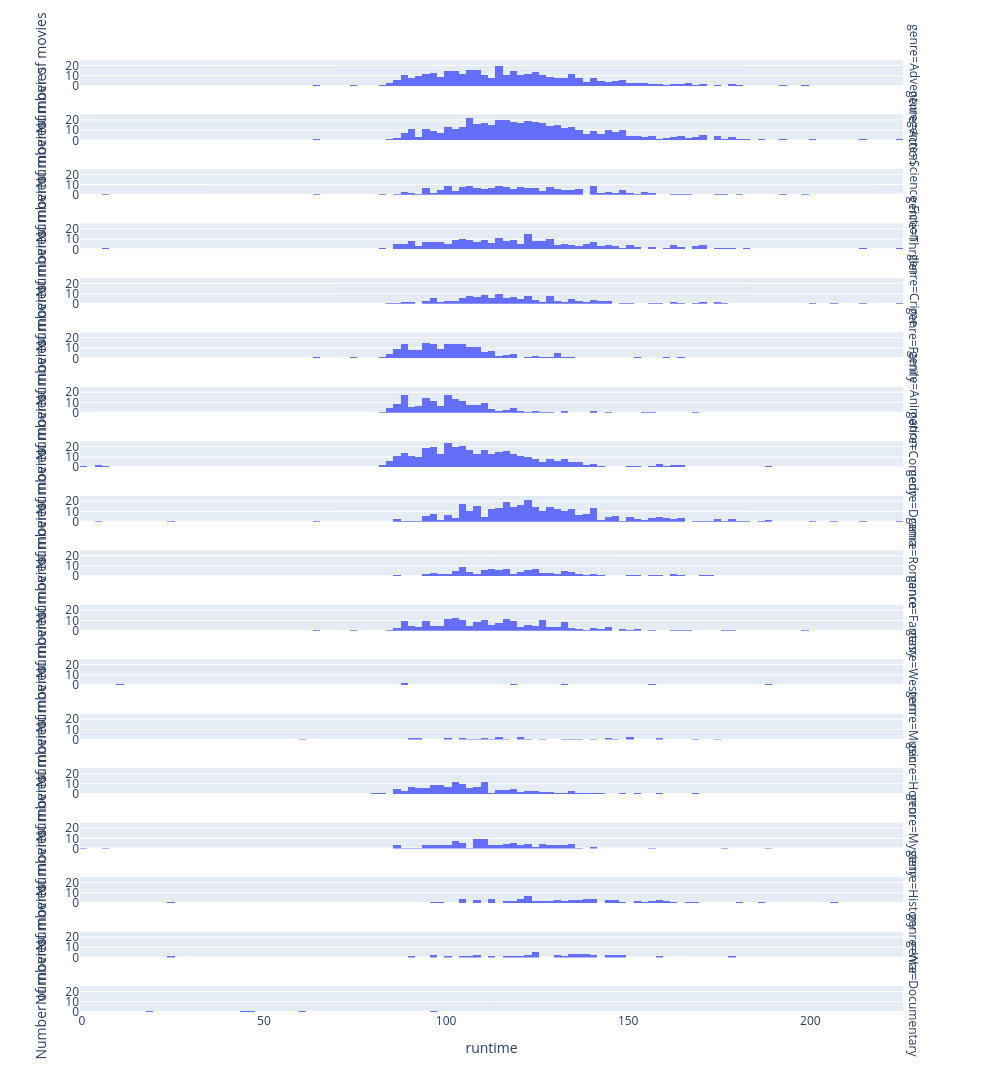

The notebook cell saved with this chart:
### Code cell
fig_genres= px.histogram(q_genres, x="runtime" , facet_row="genre_name", labels={"genre_name": 'genre', "count":"Number of movies"}, height=5000, width=1000)
fig_genres.update_yaxes(title_text="Number of movies")

### Figure 1 — Plotly figure (JSON) as saved in the notebook; plotly's stock layout.template omitted (floating-point values rounded to 4 significant figures; data arrays with more than 128 entries replaced by an {"elided": "..."} marker saying what was removed)
{"data": [{"bingroup": "x", "hovertemplate": "genre=Adventure<br>runtime=%{x}<br>count=%{y}<extra></extra>", "legendgroup": "", "marker": {"color": "#636efa", "pattern": {"shape": ""}}, "name": "", "orientation": "v", "showlegend": false, "type": "histogram", "x": {"elided": "368 int values"}, "xaxis": "x18", "yaxis": "y18"}, {"bingroup": "x", "hovertemplate": "genre=Action<br>runtime=%{x}<br>count=%{y}<extra></extra>", "legendgroup": "", "marker": {"color": "#636efa", "pattern": {"shape": ""}}, "name": "", "orientation": "v", "showlegend": false, "type": "histogram", "x": {"elided": "451 int values"}, "xaxis": "x17", "yaxis": "y17"}, {"bingroup": "x", "hovertemplate": "genre=Science Fiction<br>runtime=%{x}<br>count=%{y}<extra></extra>", "legendgroup": "", "marker": {"color": "#636efa", "pattern": {"shape": ""}}, "name": "", "orientation": "v", "showlegend": false, "type": "histogram", "x": {"elided": "190 int values"}, "xaxis": "x16", "yaxis": "y16"}, {"bingroup": "x", "hovertemplate": "genre=Thriller<br>runtime=%{x}<br>count=%{y}<extra></extra>", "legendgroup": "", "marker": {"color": "#636efa", "pattern": {"shape": ""}}, "name": "", "orientation": "v", "showlegend": false, "type": "histogram", "x": {"elided": "240 int values"}, "xaxis": "x15", "yaxis": "y15"}, {"bingroup": "x", "hovertemplate": "genre=Crime<br>runtime=%{x}<br>count=%{y}<extra></extra>", "legendgroup": "", "marker": {"color": "#636efa", "pattern": {"shape": ""}}, "name": "", "orientation": "v", "showlegend": false, "type": "histogram", "x": {"elided": "151 int values"}, "xaxis": "x14", "yaxis": "y14"}, {"bingroup": "x", "hovertemplate": "genre=Family<br>runtime=%{x}<br>count=%{y}<extra></extra>", "legendgroup": "", "marker": {"color": "#636efa", "pattern": {"shape": ""}}, "name": "", "orientation": "v", "showlegend": false, "type": "histogram", "x": {"elided": "185 int values"}, "xaxis": "x13", "yaxis": "y13"}, {"bingroup": "x", "hovertemplate": "genre=Animation<br>runtime=%{x}<br>count=%{y}<extra></extra>", "legendgroup": "", "marker": {"color": "#636efa", "pattern": {"shape": ""}}, "name": "", "orientation": "v", "showlegend": false, "type": "histogram", "x": {"elided": "173 int values"}, "xaxis": "x12", "yaxis": "y12"}, {"bingroup": "x", "hovertemplate": "genre=Comedy<br>runtime=%{x}<br>count=%{y}<extra></extra>", "legendgroup": "", "marker": {"color": "#636efa", "pattern": {"shape": ""}}, "name": "", "orientation": "v", "showlegend": false, "type": "histogram", "x": {"elided": "363 int values"}, "xaxis": "x11", "yaxis": "y11"}, {"bingroup": "x", "hovertemplate": "genre=Drama<br>runtime=%{x}<br>count=%{y}<extra></extra>", "legendgroup": "", "marker": {"color": "#636efa", "pattern": {"shape": ""}}, "name": "", "orientation": "v", "showlegend": false, "type": "histogram", "x": {"elided": "341 int values"}, "xaxis": "x10", "yaxis": "y10"}, {"bingroup": "x", "hovertemplate": "genre=Romance<br>runtime=%{x}<br>count=%{y}<extra></extra>", "legendgroup": "", "marker": {"color": "#636efa", "pattern": {"shape": ""}}, "name": "", "orientation": "v", "showlegend": false, "type": "histogram", "x": [125, 105, 104, 105, 125, 109, 116, 133, 158, 119, 164, 112, 94, 129, 106, 116, 123, 110, 152, 124, 110, 170, 94, 97, 129, 118, 123, 122, 86, 109, 96, 120, 136, 114, 105, 121, 120, 100, 110, 112, 163, 104, 103, 110, 127, 135, 135, 122, 112, 116, 103, 116, 117, 106, 99, 172, 105, 125, 106, 140, 120, 115, 135, 111, 114, 115, 110, 156, 143, 112, 133, 105, 97, 99, 104, 126, 124, 128, 112, 107, 112, 135, 102, 103, 141, 103, 112, 162, 131, 127, 123, 132, 131, 115, 115, 133, 139, 137, 100, 124, 116, 123, 125, 116, 150, 133, 105], "xaxis": "x9", "yaxis": "y9"}, {"bingroup": "x", "hovertemplate": "genre=Fantasy<br>runtime=%{x}<br>count=%{y}<extra></extra>", "legendgroup": "", "marker": {"color": "#636efa", "pattern": {"shape": ""}}, "name": "", "orientation": "v", "showlegend": false, "type": "histogram", "x": {"elided": "200 int values"}, "xaxis": "x8", "yaxis": "y8"}, {"bingroup": "x", "hovertemplate": "genre=Western<br>runtime=%{x}<br>count=%{y}<extra></extra>", "legendgroup": "", "marker": {"color": "#636efa", "pattern": {"shape": ""}}, "name": "", "orientation": "v", "showlegend": false, "type": "histogram", "x": [157, 188, 132, 10, 118, 88, 89], "xaxis": "x7", "yaxis": "y7"}, {"bingroup": "x", "hovertemplate": "genre=Music<br>runtime=%{x}<br>count=%{y}<extra></extra>", "legendgroup": "", "marker": {"color": "#636efa", "pattern": {"shape": ""}}, "name": "", "orientation": "v", "showlegend": false, "type": "histogram", "x": [115, 92, 147, 158, 108, 105, 93, 150, 135, 136, 100, 110, 121, 116, 150, 101, 91, 115, 110, 121, 145, 159, 115, 106, 144, 60, 112, 169, 91, 104, 141, 127, 122, 174, 150, 133, 120], "xaxis": "x6", "yaxis": "y6"}, {"bingroup": "x", "hovertemplate": "genre=Horror<br>runtime=%{x}<br>count=%{y}<extra></extra>", "legendgroup": "", "marker": {"color": "#636efa", "pattern": {"shape": ""}}, "name": "", "orientation": "v", "showlegend": false, "type": "histogram", "x": {"elided": "140 int values"}, "xaxis": "x5", "yaxis": "y5"}, {"bingroup": "x", "hovertemplate": "genre=Mystery<br>runtime=%{x}<br>count=%{y}<extra></extra>", "legendgroup": "", "marker": {"color": "#636efa", "pattern": {"shape": ""}}, "name": "", "orientation": "v", "showlegend": false, "type": "histogram", "x": [127, 130, 188, 135, 109, 119, 122, 116, 120, 112, 96, 114, 104, 107, 97, 91, 104, 112, 121, 140, 105, 104, 100, 110, 117, 86, 128, 132, 102, 131, 116, 99, 109, 108, 132, 109, 124, 94, 87, 87, 119, 97, 108, 136, 108, 111, 125, 120, 123, 110, 108, 88, 93, 111, 99, 177, 116, 115, 126, 114, 127, 102, 123, 111, 103, 140, 102, 134, 157, 122, 128, 112, 118, 104, 110, 6, 119, 100, 119, 127, 101, 110, 134, 98, 102, 103, 108, 135, 131, 110, 129, 109, 133, 111, 103, 1, 95, 94], "xaxis": "x4", "yaxis": "y4"}, {"bingroup": "x", "hovertemplate": "genre=History<br>runtime=%{x}<br>count=%{y}<extra></extra>", "legendgroup": "", "marker": {"color": "#636efa", "pattern": {"shape": ""}}, "name": "", "orientation": "v", "showlegend": false, "type": "histogram", "x": [121, 147, 105, 127, 123, 129, 140, 122, 96, 127, 139, 125, 136, 116, 125, 138, 112, 132, 130, 141, 120, 136, 163, 130, 154, 119, 105, 153, 122, 138, 109, 147, 122, 135, 112, 25, 158, 98, 144, 138, 145, 153, 121, 160, 149, 159, 187, 135, 167, 141, 130, 116, 181, 157, 168, 158, 206, 128, 141, 112, 123, 105, 120, 109, 118, 133, 104, 144, 122, 156, 137, 113, 147, 122, 109, 161, 134], "xaxis": "x3", "yaxis": "y3"}, {"bingroup": "x", "hovertemplate": "genre=War<br>runtime=%{x}<br>count=%{y}<extra></extra>", "legendgroup": "", "marker": {"color": "#636efa", "pattern": {"shape": ""}}, "name": "", "orientation": "v", "showlegend": false, "type": "histogram", "x": [90, 139, 124, 124, 124, 124, 107, 140, 136, 138, 116, 130, 119, 138, 108, 147, 122, 132, 25, 178, 97, 121, 149, 137, 135, 96, 130, 134, 148, 158, 141, 105, 144, 109, 101, 137, 125, 145, 113, 146, 134, 122], "xaxis": "x2", "yaxis": "y2"}, {"bingroup": "x", "hovertemplate": "genre=Documentary<br>runtime=%{x}<br>count=%{y}<extra></extra>", "legendgroup": "", "marker": {"color": "#636efa", "pattern": {"shape": ""}}, "name": "", "orientation": "v", "showlegend": false, "type": "histogram", "x": [45, 96, 60, 46, 18], "xaxis": "x", "yaxis": "y"}], "layout": {"annotations": [{"font": {}, "showarrow": false, "text": "genre=Documentary", "textangle": 90, "x": 0.98, "xanchor": "left", "xref": "paper", "y": 0.01361, "yanchor": "middle", "yref": "paper"}, {"font": {}, "showarrow": false, "text": "genre=War", "textangle": 90, "x": 0.98, "xanchor": "left", "xref": "paper", "y": 0.07083, "yanchor": "middle", "yref": "paper"}, {"font": {}, "showarrow": false, "text": "genre=History", "textangle": 90, "x": 0.98, "xanchor": "left", "xref": "paper", "y": 0.1281, "yanchor": "middle", "yref": "paper"}, {"font": {}, "showarrow": false, "text": "genre=Mystery", "textangle": 90, "x": 0.98, "xanchor": "left", "xref": "paper", "y": 0.1853, "yanchor": "middle", "yref": "paper"}, {"font": {}, "showarrow": false, "text": "genre=Horror", "textangle": 90, "x": 0.98, "xanchor": "left", "xref": "paper", "y": 0.2425, "yanchor": "middle", "yref": "paper"}, {"font": {}, "showarrow": false, "text": "genre=Music", "textangle": 90, "x": 0.98, "xanchor": "left", "xref": "paper", "y": 0.2997, "yanchor": "middle", "yref": "paper"}, {"font": {}, "showarrow": false, "text": "genre=Western", "textangle": 90, "x": 0.98, "xanchor": "left", "xref": "paper", "y": 0.3569, "yanchor": "middle", "yref": "paper"}, {"font": {}, "showarrow": false, "text": "genre=Fantasy", "textangle": 90, "x": 0.98, "xanchor": "left", "xref": "paper", "y": 0.4142, "yanchor": "middle", "yref": "paper"}, {"font": {}, "showarrow": false, "text": "genre=Romance", "textangle": 90, "x": 0.98, "xanchor": "left", "xref": "paper", "y": 0.4714, "yanchor": "middle", "yref": "paper"}, {"font": {}, "showarrow": false, "text": "genre=Drama", "textangle": 90, "x": 0.98, "xanchor": "left", "xref": "paper", "y": 0.5286, "yanchor": "middle", "yref": "paper"}, {"font": {}, "showarrow": false, "text": "genre=Comedy", "textangle": 90, "x": 0.98, "xanchor": "left", "xref": "paper", "y": 0.5858, "yanchor": "middle", "yref": "paper"}, {"font": {}, "showarrow": false, "text": "genre=Animation", "textangle": 90, "x": 0.98, "xanchor": "left", "xref": "paper", "y": 0.6431, "yanchor": "middle", "yref": "paper"}, {"font": {}, "showarrow": false, "text": "genre=Family", "textangle": 90, "x": 0.98, "xanchor": "left", "xref": "paper", "y": 0.7003, "yanchor": "middle", "yref": "paper"}, {"font": {}, "showarrow": false, "text": "genre=Crime", "textangle": 90, "x": 0.98, "xanchor": "left", "xref": "paper", "y": 0.7575, "yanchor": "middle", "yref": "paper"}, {"font": {}, "showarrow": false, "text": "genre=Thriller", "textangle": 90, "x": 0.98, "xanchor": "left", "xref": "paper", "y": 0.8147, "yanchor": "middle", "yref": "paper"}, {"font": {}, "showarrow": false, "text": "genre=Science Fiction", "textangle": 90, "x": 0.98, "xanchor": "left", "xref": "paper", "y": 0.8719, "yanchor": "middle", "yref": "paper"}, {"font": {}, "showarrow": false, "text": "genre=Action", "textangle": 90, "x": 0.98, "xanchor": "left", "xref": "paper", "y": 0.9292, "yanchor": "middle", "yref": "paper"}, {"font": {}, "showarrow": false, "text": "genre=Adventure", "textangle": 90, "x": 0.98, "xanchor": "left", "xref": "paper", "y": 0.9864, "yanchor": "middle", "yref": "paper"}], "barmode": "relative", "height": 5000, "legend": {"tracegroupgap": 0}, "margin": {"t": 60}, "width": 1000, "xaxis": {"anchor": "y", "domain": [0, 0.98], "title": {"text": "runtime"}}, "xaxis10": {"anchor": "y10", "domain": [0, 0.98], "matches": "x", "showticklabels": false}, "xaxis11": {"anchor": "y11", "domain": [0, 0.98], "matches": "x", "showticklabels": false}, "xaxis12": {"anchor": "y12", "domain": [0, 0.98], "matches": "x", "showticklabels": false}, "xaxis13": {"anchor": "y13", "domain": [0, 0.98], "matches": "x", "showticklabels": false}, "xaxis14": {"anchor": "y14", "domain": [0, 0.98], "matches": "x", "showticklabels": false}, "xaxis15": {"anchor": "y15", "domain": [0, 0.98], "matches": "x", "showticklabels": false}, "xaxis16": {"anchor": "y16", "domain": [0, 0.98], "matches": "x", "showticklabels": false}, "xaxis17": {"anchor": "y17", "domain": [0, 0.98], "matches": "x", "showticklabels": false}, "xaxis18": {"anchor": "y18", "domain": [0, 0.98], "matches": "x", "showticklabels": false}, "xaxis2": {"anchor": "y2", "domain": [0, 0.98], "matches": "x", "showticklabels": false}, "xaxis3": {"anchor": "y3", "domain": [0, 0.98], "matches": "x", "showticklabels": false}, "xaxis4": {"anchor": "y4", "domain": [0, 0.98], "matches": "x", "showticklabels": false}, "xaxis5": {"anchor": "y5", "domain": [0, 0.98], "matches": "x", "showticklabels": false}, "xaxis6": {"anchor": "y6", "domain": [0, 0.98], "matches": "x", "showticklabels": false}, "xaxis7": {"anchor": "y7", "domain": [0, 0.98], "matches": "x", "showticklabels": false}, "xaxis8": {"anchor": "y8", "domain": [0, 0.98], "matches": "x", "showticklabels": false}, "xaxis9": {"anchor": "y9", "domain": [0, 0.98], "matches": "x", "showticklabels": false}, "yaxis": {"anchor": "x", "domain": [0, 0.02722], "title": {"text": "Number of movies"}}, "yaxis10": {"anchor": "x10", "domain": [0.515, 0.5422], "matches": "y", "title": {"text": "Number of movies"}}, "yaxis11": {"anchor": "x11", "domain": [0.5722, 0.5994], "matches": "y", "title": {"text": "Number of movies"}}, "yaxis12": {"anchor": "x12", "domain": [0.6294, 0.6567], "matches": "y", "title": {"text": "Number of movies"}}, "yaxis13": {"anchor": "x13", "domain": [0.6867, 0.7139], "matches": "y", "title": {"text": "Number of movies"}}, "yaxis14": {"anchor": "x14", "domain": [0.7439, 0.7711], "matches": "y", "title": {"text": "Number of movies"}}, "yaxis15": {"anchor": "x15", "domain": [0.8011, 0.8283], "matches": "y", "title": {"text": "Number of movies"}}, "yaxis16": {"anchor": "x16", "domain": [0.8583, 0.8856], "matches": "y", "title": {"text": "Number of movies"}}, "yaxis17": {"anchor": "x17", "domain": [0.9156, 0.9428], "matches": "y", "title": {"text": "Number of movies"}}, "yaxis18": {"anchor": "x18", "domain": [0.9728, 1], "matches": "y", "title": {"text": "Number of movies"}}, "yaxis2": {"anchor": "x2", "domain": [0.05722, 0.08444], "matches": "y", "title": {"text": "Number of movies"}}, "yaxis3": {"anchor": "x3", "domain": [0.1144, 0.1417], "matches": "y", "title": {"text": "Number of movies"}}, "yaxis4": {"anchor": "x4", "domain": [0.1717, 0.1989], "matches": "y", "title": {"text": "Number of movies"}}, "yaxis5": {"anchor": "x5", "domain": [0.2289, 0.2561], "matches": "y", "title": {"text": "Number of movies"}}, "yaxis6": {"anchor": "x6", "domain": [0.2861, 0.3133], "matches": "y", "title": {"text": "Number of movies"}}, "yaxis7": {"anchor": "x7", "domain": [0.3433, 0.3706], "matches": "y", "title": {"text": "Number of movies"}}, "yaxis8": {"anchor": "x8", "domain": [0.4006, 0.4278], "matches": "y", "title": {"text": "Number of movies"}}, "yaxis9": {"anchor": "x9", "domain": [0.4578, 0.485], "matches": "y", "title": {"text": "Number of movies"}}}}
